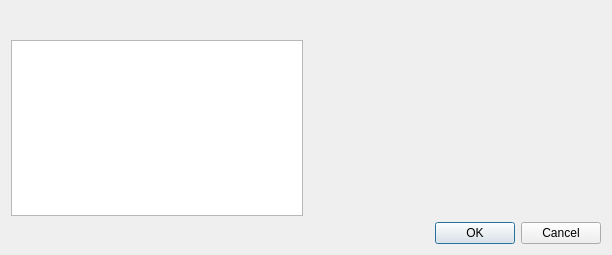
<?xml version="1.0" encoding="UTF-8"?>
<ui version="4.0">
 <class>EditWidget</class>
 <widget class="QWidget" name="EditWidget">
  <property name="geometry">
   <rect>
    <x>0</x>
    <y>0</y>
    <width>612</width>
    <height>255</height>
   </rect>
  </property>
  <layout class="QVBoxLayout" name="verticalLayout">
   <item>
    <widget class="KMessageWidget" name="messageWidget" native="true"/>
   </item>
   <item>
    <widget class="QLabel" name="headerLabel">
     <property name="text">
      <string/>
     </property>
    </widget>
   </item>
   <item>
    <spacer name="verticalSpacer">
     <property name="orientation">
      <enum>Qt::Vertical</enum>
     </property>
     <property name="sizeType">
      <enum>QSizePolicy::Fixed</enum>
     </property>
     <property name="sizeHint" stdset="0">
      <size>
       <width>1</width>
       <height>3</height>
      </size>
     </property>
    </spacer>
   </item>
   <item>
    <layout class="QHBoxLayout" name="horizontalLayout">
     <item>
      <widget class="CategoryListWidget" name="categoryList"/>
     </item>
     <item>
      <widget class="QStackedWidget" name="stackedWidget">
       <property name="currentIndex">
        <number>-1</number>
       </property>
      </widget>
     </item>
    </layout>
   </item>
   <item>
    <widget class="QDialogButtonBox" name="buttonBox">
     <property name="standardButtons">
      <set>QDialogButtonBox::Cancel|QDialogButtonBox::Ok</set>
     </property>
    </widget>
   </item>
  </layout>
 </widget>
 <customwidgets>
  <customwidget>
   <class>KMessageWidget</class>
   <extends>QWidget</extends>
   <header>gui/kmessagewidget.h</header>
   <container>1</container>
  </customwidget>
  <customwidget>
   <class>CategoryListWidget</class>
   <extends>QListWidget</extends>
   <header>gui/entry/EditEntryWidget_p.h</header>
  </customwidget>
 </customwidgets>
 <tabstops>
  <tabstop>categoryList</tabstop>
  <tabstop>buttonBox</tabstop>
 </tabstops>
 <resources/>
 <connections/>
</ui>
